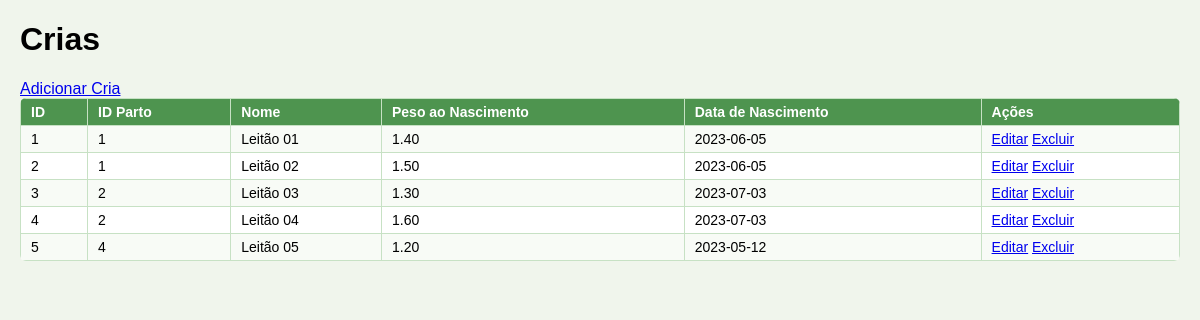
The app's page /admin/manejos/crias/crias.php with its own data.
### tables this page shows
CREATE TABLE crias (
  id INT AUTO_INCREMENT PRIMARY KEY,
  parto_id INT,
  nome VARCHAR(50),
  raca VARCHAR(50),
  sexo ENUM('Macho', 'Femea') NOT NULL,
  peso_nascimento DECIMAL(5,2),
  data_nascimento DATE,
  usuario_id INT,
  data_acao DATETIME,
  FOREIGN KEY (parto_id) REFERENCES partos(id),
  FOREIGN KEY (usuario_id) REFERENCES usuarios(id)
);

### admin/manejos/crias/crias.php (the view, shortened to what this page needs)
<?php
include("../../../database/conexao.php");
$sql = "SELECT * FROM crias";
$result = $conn->query($sql);
?>
<!DOCTYPE html>
<html lang="pt-BR">
<head>
    <link rel="stylesheet" href="../../../assets/css/estilo.css">
</head>
<body>
    <h1>Crias</h1>
    <a href="crias_add.php">Adicionar Cria</a>
    <table>
        <tr>
            <th>ID</th>
            <th>ID Parto</th>
            <th>Nome</th>
            <th>Peso ao Nascimento</th>
            <th>Data de Nascimento</th>
            <th>Ações</th>
        </tr>
        <?php while ($row = $result->fetch_assoc()): ?>
            <tr>
                <td><?php echo $row['id']; ?></td>
                <td><?php echo $row['parto_id']; ?></td>
                <td><?php echo $row['nome']; ?></td>
                <td><?php echo $row['peso_nascimento']; ?></td>
                <td><?php echo $row['data_nascimento']; ?></td>
                <td>
                    <a href="crias_edit.php?id=<?php echo $row['id']; ?>">Editar</a>
                    <a href="delete_cria.php?id=<?php echo $row['id']; ?>">Excluir</a>
                </td>
            <?php endwhile; ?>
    </table>
</body>
</html>

### assets/css/estilo.css (style rules this page uses)
:root { --verde-base: #4e944f; --verde-hover: #3b7a3f; --fundo-claro: #f0f5ec; --texto-claro: #ffffff; --borda: #c7e1c4; }
body { font-family: Arial, sans-serif; background-color: var(--fundo-claro); margin: 10px auto; max-width: 1300px; padding: 0 20px; }
table { width: 100%; border-collapse: collapse; background-color: var(--texto-claro); border-radius: 6px; overflow: hidden; }
th { background-color: var(--verde-base); color: var(--texto-claro); cursor: pointer; }
th, td { padding: 5px 10px; border: 1px solid var(--borda); text-align: left; font-size: 14px; }
tr:nth-child(even) { background-color: #f8fbf6; }

### records on screen
crias: id "1", parto "1", nome "Leitão 01", peso_nascimento "1.40", data_nascimento "2023-06-05"
crias: id "2", parto "1", nome "Leitão 02", peso_nascimento "1.50", data_nascimento "2023-06-05"
crias: id "3", parto "2", nome "Leitão 03", peso_nascimento "1.30", data_nascimento "2023-07-03"
crias: id "4", parto "2", nome "Leitão 04", peso_nascimento "1.60", data_nascimento "2023-07-03"
crias: id "5", parto "4", nome "Leitão 05", peso_nascimento "1.20", data_nascimento "2023-05-12"
